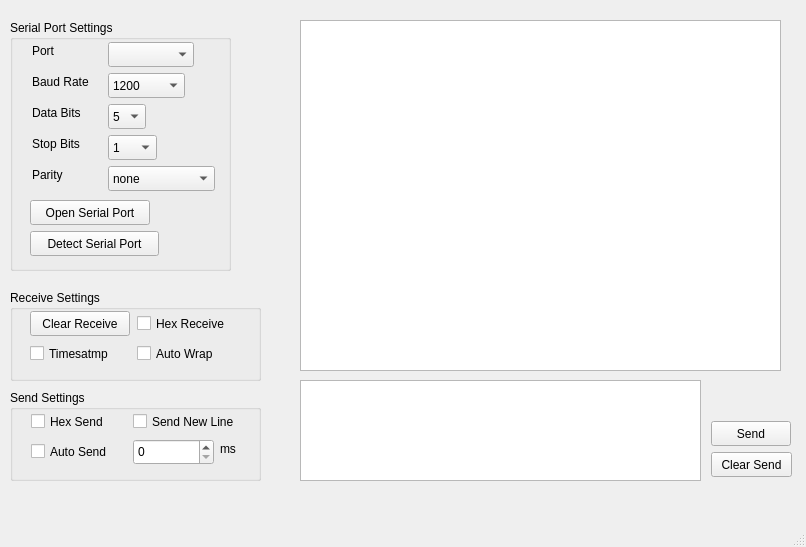
<?xml version="1.0" encoding="UTF-8"?>
<ui version="4.0">
 <class>MainWindow</class>
 <widget class="QMainWindow" name="MainWindow">
  <property name="geometry">
   <rect>
    <x>0</x>
    <y>0</y>
    <width>806</width>
    <height>547</height>
   </rect>
  </property>
  <property name="windowTitle">
   <string>MainWindow</string>
  </property>
  <widget class="QWidget" name="centralwidget">
   <widget class="QLabel" name="label">
    <property name="geometry">
     <rect>
      <x>32</x>
      <y>42</y>
      <width>30</width>
      <height>17</height>
     </rect>
    </property>
    <property name="text">
     <string>Port</string>
    </property>
   </widget>
   <widget class="QLabel" name="label_2">
    <property name="geometry">
     <rect>
      <x>32</x>
      <y>73</y>
      <width>70</width>
      <height>17</height>
     </rect>
    </property>
    <property name="text">
     <string>Baud Rate</string>
    </property>
   </widget>
   <widget class="QLabel" name="label_3">
    <property name="geometry">
     <rect>
      <x>32</x>
      <y>104</y>
      <width>62</width>
      <height>17</height>
     </rect>
    </property>
    <property name="text">
     <string>Data Bits</string>
    </property>
   </widget>
   <widget class="QComboBox" name="serialportCBox">
    <property name="geometry">
     <rect>
      <x>108</x>
      <y>42</y>
      <width>86</width>
      <height>25</height>
     </rect>
    </property>
   </widget>
   <widget class="QComboBox" name="baudrate_CBox">
    <property name="geometry">
     <rect>
      <x>108</x>
      <y>73</y>
      <width>77</width>
      <height>25</height>
     </rect>
    </property>
    <item>
     <property name="text">
      <string>1200</string>
     </property>
    </item>
    <item>
     <property name="text">
      <string>2400</string>
     </property>
    </item>
    <item>
     <property name="text">
      <string>4800</string>
     </property>
    </item>
    <item>
     <property name="text">
      <string>9600</string>
     </property>
    </item>
    <item>
     <property name="text">
      <string>19200</string>
     </property>
    </item>
    <item>
     <property name="text">
      <string>38400</string>
     </property>
    </item>
    <item>
     <property name="text">
      <string>57600</string>
     </property>
    </item>
    <item>
     <property name="text">
      <string>115200</string>
     </property>
    </item>
   </widget>
   <widget class="QComboBox" name="databits_ComboBox">
    <property name="geometry">
     <rect>
      <x>108</x>
      <y>104</y>
      <width>38</width>
      <height>25</height>
     </rect>
    </property>
    <item>
     <property name="text">
      <string>5</string>
     </property>
    </item>
    <item>
     <property name="text">
      <string>6</string>
     </property>
    </item>
    <item>
     <property name="text">
      <string>7</string>
     </property>
    </item>
    <item>
     <property name="text">
      <string>8</string>
     </property>
    </item>
   </widget>
   <widget class="QComboBox" name="stopbitsCBox">
    <property name="geometry">
     <rect>
      <x>108</x>
      <y>135</y>
      <width>49</width>
      <height>25</height>
     </rect>
    </property>
    <item>
     <property name="text">
      <string>1</string>
     </property>
    </item>
    <item>
     <property name="text">
      <string>1.5</string>
     </property>
    </item>
    <item>
     <property name="text">
      <string>2</string>
     </property>
    </item>
   </widget>
   <widget class="QComboBox" name="serialparityCBox">
    <property name="geometry">
     <rect>
      <x>108</x>
      <y>166</y>
      <width>107</width>
      <height>25</height>
     </rect>
    </property>
    <item>
     <property name="text">
      <string>none</string>
     </property>
    </item>
    <item>
     <property name="text">
      <string>Odd Parity</string>
     </property>
    </item>
    <item>
     <property name="text">
      <string>Even Parity</string>
     </property>
    </item>
   </widget>
   <widget class="QPushButton" name="clearbitsButton">
    <property name="geometry">
     <rect>
      <x>30</x>
      <y>311</y>
      <width>100</width>
      <height>25</height>
     </rect>
    </property>
    <property name="text">
     <string>Clear Receive</string>
    </property>
   </widget>
   <widget class="QCheckBox" name="rev_time_checkbox">
    <property name="geometry">
     <rect>
      <x>30</x>
      <y>342</y>
      <width>101</width>
      <height>23</height>
     </rect>
    </property>
    <property name="text">
     <string>Timesatmp</string>
    </property>
   </widget>
   <widget class="QCheckBox" name="rev_hex_checkbox">
    <property name="geometry">
     <rect>
      <x>137</x>
      <y>312</y>
      <width>108</width>
      <height>23</height>
     </rect>
    </property>
    <property name="text">
     <string>Hex Receive</string>
    </property>
   </widget>
   <widget class="QCheckBox" name="rev_line_checkbox">
    <property name="geometry">
     <rect>
      <x>137</x>
      <y>342</y>
      <width>98</width>
      <height>23</height>
     </rect>
    </property>
    <property name="text">
     <string>Auto Wrap</string>
    </property>
   </widget>
   <widget class="QPlainTextEdit" name="recvEdit">
    <property name="geometry">
     <rect>
      <x>300</x>
      <y>20</y>
      <width>481</width>
      <height>351</height>
     </rect>
    </property>
    <property name="readOnly">
     <bool>true</bool>
    </property>
   </widget>
   <widget class="QTextEdit" name="sendEdit">
    <property name="geometry">
     <rect>
      <x>300</x>
      <y>380</y>
      <width>401</width>
      <height>101</height>
     </rect>
    </property>
    <property name="readOnly">
     <bool>false</bool>
    </property>
   </widget>
   <widget class="QPushButton" name="serialdetectbutton">
    <property name="geometry">
     <rect>
      <x>30</x>
      <y>231</y>
      <width>129</width>
      <height>25</height>
     </rect>
    </property>
    <property name="text">
     <string>Detect Serial Port</string>
    </property>
   </widget>
   <widget class="QPushButton" name="serialopenbutton">
    <property name="geometry">
     <rect>
      <x>30</x>
      <y>200</y>
      <width>120</width>
      <height>25</height>
     </rect>
    </property>
    <property name="text">
     <string>Open Serial Port</string>
    </property>
   </widget>
   <widget class="QGroupBox" name="groupBox">
    <property name="geometry">
     <rect>
      <x>10</x>
      <y>20</y>
      <width>221</width>
      <height>251</height>
     </rect>
    </property>
    <property name="title">
     <string>Serial Port Settings</string>
    </property>
   </widget>
   <widget class="QGroupBox" name="groupBox_2">
    <property name="geometry">
     <rect>
      <x>10</x>
      <y>290</y>
      <width>251</width>
      <height>91</height>
     </rect>
    </property>
    <property name="title">
     <string>Receive Settings</string>
    </property>
   </widget>
   <widget class="QLabel" name="label_4">
    <property name="geometry">
     <rect>
      <x>32</x>
      <y>135</y>
      <width>62</width>
      <height>17</height>
     </rect>
    </property>
    <property name="text">
     <string>Stop Bits</string>
    </property>
   </widget>
   <widget class="QLabel" name="label_5">
    <property name="geometry">
     <rect>
      <x>32</x>
      <y>166</y>
      <width>41</width>
      <height>17</height>
     </rect>
    </property>
    <property name="text">
     <string>Parity</string>
    </property>
   </widget>
   <widget class="QGroupBox" name="groupBox_3">
    <property name="geometry">
     <rect>
      <x>10</x>
      <y>390</y>
      <width>251</width>
      <height>91</height>
     </rect>
    </property>
    <property name="title">
     <string>Send Settings</string>
    </property>
    <widget class="QLabel" name="label_6">
     <property name="geometry">
      <rect>
       <x>210</x>
       <y>50</y>
       <width>20</width>
       <height>17</height>
      </rect>
     </property>
     <property name="text">
      <string>ms</string>
     </property>
    </widget>
   </widget>
   <widget class="QCheckBox" name="send_hex_checkbox">
    <property name="geometry">
     <rect>
      <x>31</x>
      <y>410</y>
      <width>89</width>
      <height>23</height>
     </rect>
    </property>
    <property name="text">
     <string>Hex Send</string>
    </property>
   </widget>
   <widget class="QCheckBox" name="send_line_checkbox">
    <property name="geometry">
     <rect>
      <x>133</x>
      <y>410</y>
      <width>126</width>
      <height>23</height>
     </rect>
    </property>
    <property name="text">
     <string>Send New Line</string>
    </property>
   </widget>
   <widget class="QPushButton" name="sendbutton">
    <property name="geometry">
     <rect>
      <x>711</x>
      <y>421</y>
      <width>80</width>
      <height>25</height>
     </rect>
    </property>
    <property name="text">
     <string>Send</string>
    </property>
   </widget>
   <widget class="QSpinBox" name="txtSendMs">
    <property name="geometry">
     <rect>
      <x>133</x>
      <y>439</y>
      <width>81</width>
      <height>26</height>
     </rect>
    </property>
   </widget>
   <widget class="QCheckBox" name="TimeSend_checkbox">
    <property name="geometry">
     <rect>
      <x>31</x>
      <y>440</y>
      <width>96</width>
      <height>23</height>
     </rect>
    </property>
    <property name="text">
     <string>Auto Send</string>
    </property>
   </widget>
   <widget class="QPushButton" name="clrsendbutton">
    <property name="geometry">
     <rect>
      <x>711</x>
      <y>452</y>
      <width>81</width>
      <height>25</height>
     </rect>
    </property>
    <property name="text">
     <string>Clear Send</string>
    </property>
   </widget>
   <zorder>groupBox_2</zorder>
   <zorder>groupBox</zorder>
   <zorder>label</zorder>
   <zorder>label_2</zorder>
   <zorder>label_3</zorder>
   <zorder>serialportCBox</zorder>
   <zorder>baudrate_CBox</zorder>
   <zorder>databits_ComboBox</zorder>
   <zorder>stopbitsCBox</zorder>
   <zorder>serialparityCBox</zorder>
   <zorder>clearbitsButton</zorder>
   <zorder>rev_time_checkbox</zorder>
   <zorder>rev_hex_checkbox</zorder>
   <zorder>rev_line_checkbox</zorder>
   <zorder>recvEdit</zorder>
   <zorder>sendEdit</zorder>
   <zorder>serialdetectbutton</zorder>
   <zorder>serialopenbutton</zorder>
   <zorder>label_4</zorder>
   <zorder>label_5</zorder>
   <zorder>groupBox_3</zorder>
   <zorder>send_hex_checkbox</zorder>
   <zorder>send_line_checkbox</zorder>
   <zorder>sendbutton</zorder>
   <zorder>txtSendMs</zorder>
   <zorder>TimeSend_checkbox</zorder>
   <zorder>clrsendbutton</zorder>
  </widget>
  <widget class="QStatusBar" name="statusbar"/>
  <widget class="QMenuBar" name="menubar">
   <property name="geometry">
    <rect>
     <x>0</x>
     <y>0</y>
     <width>806</width>
     <height>28</height>
    </rect>
   </property>
  </widget>
 </widget>
 <resources/>
 <connections/>
</ui>
